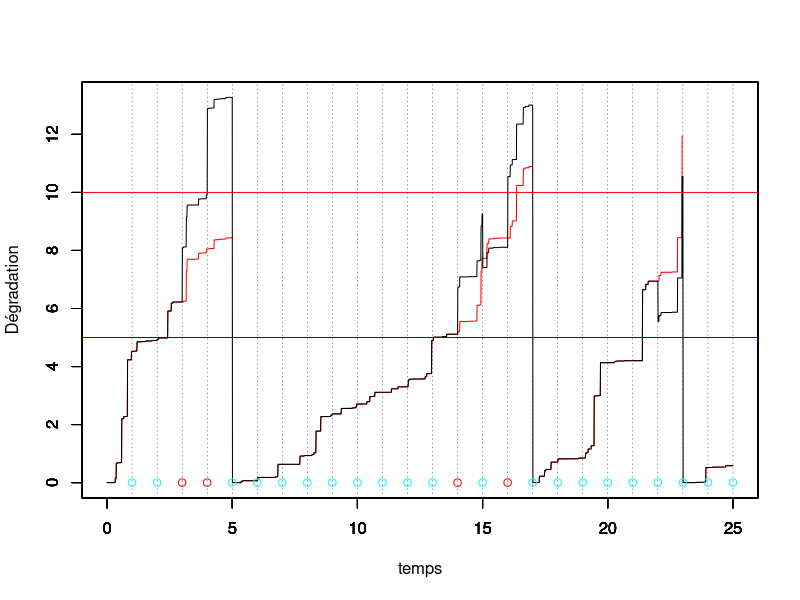
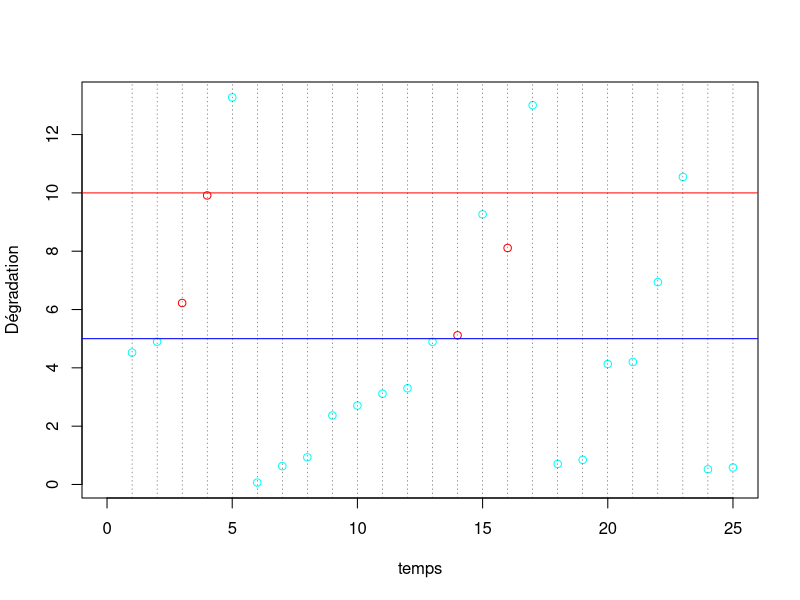

Write the R code that produced these figures, in order.
#### Programme de simulation lorsqu'on observe uniquement la dégradation juste avant l'inspection
#### avec deux effets de la maintenance :
#### ARD inf avec rho in [0,1] avec proba p
#### ARD inf avec rho' pour les réparations néfastes avec proba 1-p



rm(list=ls())
library(ggplot2)
library(tidyverse)

tau <- 1 # intervalle inter-inspection
rho <- 0.2 # parametre ARDinf pour les maintenances efficaces avec proba p
rho_w <- 0.3 # parametre ARDinf pour les maintenances néfastes avec proba 1-p
p <- 0.7 # proba que la maintenance préventive soit efficace


L <- 5 # seuil pour MP
M <- 10 # seuil pout MC
tps.final <- 25 # fenêtre d'observation du processus

id.newcycle <- FALSE # Initialisation du nb de cycle de renouvellement

#set.seed(123)
# Simulation d'un processus gamma jusqu'au temps final
pas = 0.01 # pas de temps pour simuler le processus

alpha = 1 # paramètre de forme de Gamma a = alpha (t)^beta
beta = 1 # paramètre de forme  de Gamma
b=1   # paramètre d'échelle du Gamma
temps = seq(from = 0,to = tps.final,by = pas)

theta <-c(alpha,beta,b,rho,rho_w,p)


n=length(temps)

nb.inspections<- floor(tps.final/tau) # nombre d'inspections max pendant la fenêtre d'observation.

temps.insp<-temps[tau/pas*(1:nb.inspections)+1] # temps des inspections (t_i dans le papier)

obs<-numeric(nb.inspections) # données observées (pendant les inspections, à t_j^-)
vect.b<-rep(1,nb.inspections) # données non observées =1 si PM efficace, 0 si worse
Delta.P <-rep(0,nb.inspections) # Données observées = 1 si renouvellement

j<-1 # indicateur prochaine inspection
j.newcycle <- 0 # identifier le j où nouveau cycle
nb.cycles <- 1 # compteur de cycles

x=matrix(nrow=nb.inspections,ncol = n) # processus Gamma simulé, nb.lignes = nb.cycles
x[nb.cycles,1] = 0     # initialisation du processus Gamma = 0 à t=0
for(i in 2:n){
  x[nb.cycles,i] = x[nb.cycles,i-1] + rgamma(1,scale = b, shape = alpha*(temps[i]^beta-temps[i-1]^beta))
}
y=numeric(n) # processus Gamma maintenu
y.tilde=numeric(n) # processus Gamma maintenu
y[1]<-0
y.tilde[1]<-0

while (j<=nb.inspections) {
  # boucle sur un cycle de renouvellement
  if (id.newcycle){
    # on resimule un x depuis 0
    x[nb.cycles,1] = 0     # initialisation du processus Gamma = 0 à t=0
    for(i in 2:n){
      x[nb.cycles,i] = x[nb.cycles,i-1] + rgamma(1,scale = b, shape = alpha*(temps[i]^beta-temps[i-1]^beta))
    }
    id.newcycle <- FALSE
  }
  
  y.tilde[((j-1)*tau/pas+2):(j*(tau/pas)+1)]<-y[((j-1)*tau/pas+2):(j*(tau/pas)+1)]<-y[(j-1)*tau/pas+1]+ x[nb.cycles,((j-j.newcycle-1)*tau/pas+2):((j-j.newcycle)*(tau/pas)+1)]- x[nb.cycles,(j-j.newcycle-1)*tau/pas+1]
  
  obs[j]<-y[j*tau/pas+1] # état dégradation à l'inspection (t_j^-)
  
  if (obs[j] < L) {
    print("no action")
  } else {
    if (obs[j]<M) {
      u<-runif(1)
      if (u>p) vect.b[j]<-0
      ifelse(u<=p,y[j*tau/pas+1]<-(1-rho)*y[j*tau/pas+1],y[j*tau/pas+1]<-(1+rho_w)*y[j*tau/pas+1])
       # on écrase (ARD infini)
    } else {
      y[j*tau/pas+1]<-0
      id.newcycle <- TRUE
      j.newcycle <- j
      nb.cycles <- nb.cycles+1
      Delta.P[j]<-1
    }
  }
  j<-j+1
}

vect.u <- (obs<M)*(obs>L) # indicatrice u_i


#df <- data.frame(temps,x,y)
#mygraph <- ggplot(df,aes(x = temps)) +  
#  geom_line(aes(y = y), color = "darkred") +
#  geom_line(aes(y = x), color="steelblue", linetype="twodash") +
#  geom_abline(slope = 0,intercept = L,color="blue") +
#  geom_abline(slope = 0,intercept = M,color="red")


temps.cycle<-c(0,tau*which(obs>M),tps.final)
indice.temps.cycle <- c(1,tau/pas*(which(obs>M))+1,length(temps))


for (k in 1:nb.cycles){
  plot(temps[indice.temps.cycle[k]:indice.temps.cycle[k+1]],x[k,1:(indice.temps.cycle[k+1]-indice.temps.cycle[k]+1)],col="red",type="l",ylim = c(0,max(y.tilde)),xlim = c(0,tps.final),xlab="",ylab="")
  par(new=T)
}

plot(temps,y.tilde,type="l",ylim=c(0,max(y.tilde)),xlim = c(0,tps.final),ylab="",xlab="")


par(new=T)
vect.b.fact <- factor(vect.b)
mescouleurs <- rainbow(length(levels(vect.b.fact)))
plot(tau*(1:nb.inspections),numeric(length = nb.inspections),ylim=c(0,max(y.tilde)),type="p",xlim = c(0,tps.final),xlab = "temps",ylab="Dégradation",col=mescouleurs[vect.b.fact])
abline(h=L,col="blue")
abline(h=M,col="red")
abline(v=tau*(1:nb.inspections), lty =3, col = grey(0.1), lwd = 0.45)

vect.b.fact <- factor(vect.b)
mescouleurs <- rainbow(length(levels(vect.b.fact)))
plot(1:nb.inspections,obs,type="p",xlim = c(0,tps.final),xlab = "temps",ylab="Dégradation",col=mescouleurs[vect.b.fact])
abline(h=L,col="blue")
abline(h=M,col="red")
abline(v=tau*(1:nb.inspections), lty =3, col = grey(0.1), lwd = 0.45)
abline(v=81)




#abline(v = tau*(1:nb.inspection))

#####################################
############## Algo EM ##############
#####################################

# initialisation des paramètres
K<-50

hat.theta<-matrix(nrow=K+1,ncol=6)
hat.theta[1,] <- c(1.2,1.1,1.5,0.2,0.2,0.5) # (alpha,beta,b,rho,rho^\prime,p)

# On ne définit les p.tildes[i] que lorsque u_{i-1}=1 
ind.u<-which(vect.u[1:(nb.inspections-1)]==1)

# Indice intervenant dans les sommes (i.e tel que u_{i-1}=1)
ind.i.u<-rep(0,nb.inspections)
ind.i.u[ind.u+1] <- 1

# indice i lorsque Delta_{i-1}=1
ind.Delta<-which(Delta.P==1)

ind.i.Delta<-rep(0,nb.inspections)
ind.i.Delta[ind.Delta+1] <- 1

#Définition des y_{t_{i-1}}
obs.pre<-c(0,obs[1:(nb.inspections-1)])*(1-ind.i.Delta)

temps.insp.pre <- c(0,temps.insp[1:(nb.inspections-1)])

data <- data.frame(temps.insp,temps.insp.pre,obs,obs.pre,vect.u,vect.b,ind.i.u,Delta.P,ind.i.Delta)



data1 <- filter(data,ind.i.u==1)
#data0 <- filter(data,ind.i.u==0)

delta <- hat.theta[1,1]*(data$temps.insp^hat.theta[1,2]-data$temps.insp.pre^hat.theta[1,2])



  
#p.tilde <- (hat.theta[1,6]*dgamma(obs-(1-c(0,Delta.P[1:(nb.inspections-1)]))*(1-hat.theta[1,4])^(c(0,vect.u[1:(nb.inspections-1)]))*c(0,obs[1:(nb.inspections-1)]),delta,rate=hat.theta[1,3]))/(hat.theta[1,6]*dgamma(obs-(1-c(0,Delta.P[1:(nb.inspections-1)]))*(1-hat.theta[1,4])^(c(0,vect.u[1:(nb.inspections-1)]))*c(0,obs[1:(nb.inspections-1)]),delta,rate=hat.theta[1,3])+(1-hat.theta[1,6])*dgamma(obs-(1-c(0,Delta.P[(nb.inspections-1)]))*(1+hat.theta[1,5])^(c(0,vect.u[1:(nb.inspections-1)]))*c(0,obs[1:(nb.inspections-1)]),delta,rate=hat.theta[1,3]))

# p.tilde uniquement défini lorsque u_{i-1}=1

p.tilde <- ifelse(data1$obs/data1$obs.pre<=1,1,(hat.theta[1,6]*dgamma(data$obs[ind.i.u==1]-(1-hat.theta[1,4])*data$obs.pre[ind.i.u==1],delta[ind.i.u==1],rate=hat.theta[1,3]))/(hat.theta[1,6]*dgamma(data$obs[ind.i.u==1]-(1-hat.theta[1,4])*data$obs.pre[ind.i.u==1],delta[ind.i.u==1],rate=hat.theta[1,3])+(1-hat.theta[1,6])*dgamma(data$obs[ind.i.u==1]-(1+hat.theta[1,5])*data$obs.pre[ind.i.u==1],delta[ind.i.u==1],rate=hat.theta[1,3])))



data.temp<-data.frame(data1,p.tilde)
data1.rhow<-filter(data.temp,p.tilde<1)

# Définition de la borne inf pour rho
lower.rho <- max(1-data1$obs/data1$obs.pre)

# Définition de la borne sup pour rhow en enlevant les cas où p.tilde = 1
upper.rhow <- min(data1.rhow$obs/data1.rhow$obs.pre-1)




#data1.rho<-filter(data1,comp.p.tilde>0)

# forcer les p.tilde = 1 lorsque y_i/y_{i-1}<1 !

# p.tilde[which(data1$obs/data1$obs.pre<=1)] <- 1

for (k in 2:(K+1)){
  hat.theta[k,6]<-mean(p.tilde) # mise à jour de p
  # Calcul des delta_i
  num.b<-sum(hat.theta[k-1,1]*(temps.insp^hat.theta[k-1,2]-(c(0,temps.insp[1:(nb.inspections-1)]))^hat.theta[k-1,2]))
  
  det.b.1 <- sum(data$obs[ind.i.u==0]-data$obs.pre[ind.i.u==0])
  det.b.2 <- sum(p.tilde*(data$obs[ind.i.u==1]-(1-hat.theta[k-1,4])*data$obs.pre[ind.i.u==1])+(1-p.tilde)*(data$obs[ind.i.u==1]-(1+hat.theta[k-1,5])*data$obs.pre[ind.i.u==1]))
 
  det.b<-det.b.1+det.b.2  
  hat.theta[k,3]<-num.b/det.b # mise à jour de b
  
  # Pour la mise à jour de rho et rho_w, on utilise optim car uniroot ne marche pas... 
  # En effet, plusieurs valeurs annulent la dérivée...
  
  f.rho <- Vectorize(function(x){
    y.rho <- data$obs[ind.i.u==1] - (1-x)*data$obs.pre[ind.i.u==1]
     
    logy.rho<-ifelse(y.rho<=0,-Inf,log(y.rho))
    
    return(-hat.theta[k,3]*sum(p.tilde*y.rho)+sum(p.tilde*(delta[ind.i.u==1]-1)*logy.rho))
  })
  hat.theta[k,4]<-optimize(f.rho,c(lower.rho,1),maximum = T)$maximum
  
  f.rhow <- Vectorize(function(x){
    
    y.rhow <-data1.rhow$obs - (1+x)*data1.rhow$obs.pre
    logy.rhow<-ifelse(y.rhow<=0,-Inf,log(y.rhow))
    return(-hat.theta[k,3]*sum((1-data1.rhow$p.tilde)*y.rhow)+sum((1-data1.rhow$p.tilde)*(delta[ind.i.u==1]-1)*logy.rhow))
  })
  
  
  hat.theta[k,5]<-optimize(f.rhow,c(0,upper.rhow),maximum = T)$maximum
  
  # Mise à jour de alpha et beta
  
  y.u.0 <- data$obs[ind.i.u==0]-(1-Delta.P[ind.i.u==0])*data$obs.pre[ind.i.u==0]
  y.rho  <- data$obs[ind.i.u==1]-(1-hat.theta[k,4])*data$obs.pre[ind.i.u==1]
  y.rhow <- data$obs[ind.i.u==1]-(1+hat.theta[k,5])*data$obs.pre[ind.i.u==1]
  logy.u.O <- ifelse(y.u.0<=0,-Inf,log(y.u.0))
  logy.rho<-ifelse(y.rho<=0,-Inf,log(y.rho))
  logy.rhow<-ifelse(y.rhow<=0,-Inf,log(y.rhow))
  
  
  f.ab <- function(x){
    delta.u.0 <- x[1]*(data$temps.insp[ind.i.u==0]^x[2]-data$temps.insp.pre[ind.i.u==0]^x[2])
    delta.u.1 <- x[1]*(data$temps.insp[ind.i.u==1]^x[2]-data$temps.insp.pre[ind.i.u==1]^x[2])
    delta.n   <- x[1]*(data$temps.insp^x[2]-data$temps.insp.pre^x[2]) # tous les delta_i
  
    return(sum(delta.n)*log(hat.theta[k,3])-sum(log(gamma(delta.n)))+sum((delta.u.0-1)*logy.u.O)+sum(p.tilde*(delta.u.1-1)*logy.rho+(1-p.tilde)*(delta.u.1-1)*ifelse(p.tilde==1,0,logy.rhow)))
  }
  hat.theta[k,1:2]<-optim(hat.theta[k-1,1:2],f.ab,control=list(fnscale=-1))$par
  
  
  
  # Mise à jour des delta.i
  delta <- hat.theta[k,1]*(data$temps.insp^hat.theta[k,2]-data$temps.insp.pre^hat.theta[k,2])
  
  # Mise à jour des p.tilde
  p.tilde <- ifelse(data1$obs/data1$obs.pre<=1,1,(hat.theta[k,6]*dgamma(data$obs[ind.i.u==1]-(1-hat.theta[k,4])*data$obs.pre[ind.i.u==1],delta[ind.i.u==1],rate=hat.theta[k,3]))/(hat.theta[k,6]*dgamma(data$obs[ind.i.u==1]-(1-hat.theta[k,4])*data$obs.pre[ind.i.u==1],delta[ind.i.u==1],rate=hat.theta[k,3])+(1-hat.theta[k,6])*dgamma(data$obs[ind.i.u==1]-(1+hat.theta[k,5])*data$obs.pre[ind.i.u==1],delta[ind.i.u==1],rate=hat.theta[k,3])))
  
  
  data.temp <- data.frame(data1,p.tilde)
  data1.rhow <- filter(data.temp,p.tilde<1)
  upper.rhow <- min(data1.rhow$obs/data1.rhow$obs.pre-1)
  
  
  print(paste("la valeur de alpha à l'étape ",k," est : ",hat.theta[k,1]))
  print(paste("la valeur de beta à l'étape ",k," est : ",hat.theta[k,2]))
  print(paste("la valeur de b à l'étape ",k," est : ",hat.theta[k,3]))
  print(paste("la valeur de rho à l'étape ",k," est : ",hat.theta[k,4]))
  print(paste("la valeur de rho_w à l'étape ",k," est : ",hat.theta[k,5]))
  print(paste("la valeur de p à l'étape ",k," est : ",hat.theta[k,6]))
  print("==============================================================")
}

# Identifier les p.tildes <1
ind.poor.maintenance <- which(data1$vect.b==0)

# Maintenance où yappartient à [L,M]
cbind(temps.insp[ind.u],vect.b[ind.u],1-p.tilde)
